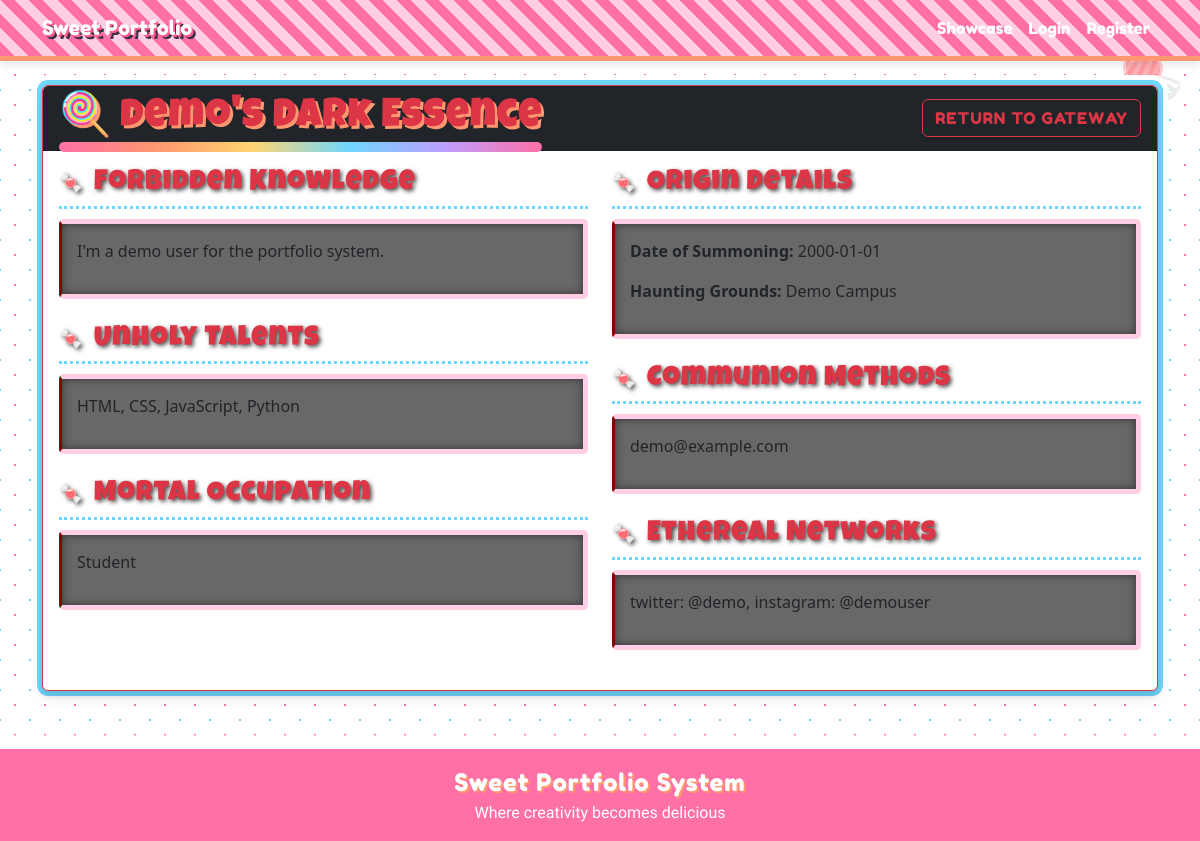
Page /user/2/profile on the committed database.
### app.py (models this page shows, shortened)
class User(db.Model): # Represents a user in the system
    id = db.Column(db.Integer, primary_key=True)
    username = db.Column(db.String(80), unique=True, nullable=False)
    email = db.Column(db.String(120), unique=True, nullable=False)
    password_hash = db.Column(db.String(128))
    projects = db.relationship('Project', backref='author', lazy=True)
    about_me = db.Column(db.Text, nullable=True)
    tech_stack = db.Column(db.Text, nullable=True)
    birthdate = db.Column(db.String(20), nullable=True)
    location = db.Column(db.String(100), nullable=True)
    occupation = db.Column(db.String(100), nullable=True)
    social_media = db.Column(db.Text, nullable=True)
    contact_info = db.Column(db.Text, nullable=True)
    full_name = db.Column(db.String(100), nullable=True)
    age = db.Column(db.String(20), nullable=True)
    gender = db.Column(db.String(50), nullable=True)
    address = db.Column(db.Text, nullable=True)
    student_id = db.Column(db.String(50), nullable=True)
    section = db.Column(db.String(50), nullable=True)

### app.py (the view)
@app.route('/user/<int:user_id>/profile') # View another user's profile route
def user_profile(user_id):
    user = User.query.get_or_404(user_id)
    return render_template('user_profile.html', user=user)

### app.py (called while the page is built)
@app.context_processor
def inject_request():
    return {'request': request}

### templates/user_profile.html (shortened to what this page needs)
{% extends "base.html" %}
{% block content %}
<div class="card border-danger mb-4">
    <div class="card-header bg-dark text-danger d-flex justify-content-between align-items-center">
        <h1 class="mb-0">{{ user.username }}'s Dark Essence</h1>
        <a href="{{ url_for('dashboard') }}" class="btn btn-outline-danger">Return to Gateway</a>
    </div>
    <div class="card-body">
        <div class="row">
            <div class="col-md-6">
                <div class="profile-section mb-4">
                    <h3 class="text-danger">Forbidden Knowledge</h3>
                    <div class="dark-box">
                        {% if user.about_me %}
                            <p>{{ user.about_me }}</p>
                        {% else %}
                            <p class="text-muted">This soul keeps their secrets hidden...</p>
                        {% endif %}
                    </div>
                </div>
                <div class="profile-section mb-4">
                    <h3 class="text-danger">Unholy Talents</h3>
                    <div class="dark-box">
                        {% if user.tech_stack %}
                            <p>{{ user.tech_stack }}</p>
                        {% else %}
                            <p class="text-muted">Their arcane abilities remain hidden...</p>
                        {% endif %}
                    </div>
                </div>
                <div class="profile-section mb-4">
                    <h3 class="text-danger">Mortal Occupation</h3>
                    <div class="dark-box">
                        {% if user.occupation %}
                            <p>{{ user.occupation }}</p>
                        {% else %}
                            <p class="text-muted">Their earthly labor remains a mystery...</p>
                        {% endif %}
                    </div>
                </div>
            </div>
            <div class="col-md-6">
                <div class="profile-section mb-4">
                    <h3 class="text-danger">Origin Details</h3>
                    <div class="dark-box">
                        <p><strong>Date of Summoning:</strong>
                            {% if user.birthdate %}
                                {{ user.birthdate }}
                            {% else %}
                                <span class="text-muted">Unknown</span>
                            {% endif %}
                        </p>
                        <p><strong>Haunting Grounds:</strong>
                            {% if user.location %}
                                {{ user.location }}
                            {% else %}
                                <span class="text-muted">Wandering</span>
                            {% endif %}
                        </p>
                    </div>
                </div>
                <div class="profile-section mb-4">
                    <h3 class="text-danger">Communion Methods</h3>
                    <div class="dark-box">
                        {% if user.contact_info %}
                            <p>{{ user.contact_info }}</p>
                        {% else %}
                            <p class="text-muted">No means of contact revealed...</p>
                        {% endif %}
                    </div>
                </div>
                <div class="profile-section mb-4">
                    <h3 class="text-danger">Ethereal Networks</h3>
                    <div class="dark-box">
                        {% if user.social_media %}
                            <p>{{ user.social_media }}</p>
                        {% else %}
                            <p class="text-muted">Their spectral connections remain hidden...</p>
                        {% endif %}
                    </div>
                </div>
            </div>
        </div>
    </div>
</div>
{% endblock %}

### static/css/style.css (style rules this page uses)
:root { --candy-pink: #ff70a6; --bubblegum: #ff9770; --lemon-drop: #ffd670; --mint-green: #70d6ff; --grape: #bf9eff; --licorice: #3a3042; --marshmallow: #fff0f3; --chocolate: #6b4b3e; --candy-red: #ff5c8d; --cotton-candy: #ffcee4; }
body { background-color: var(--marshmallow); background-image: radial-gradient(var(--candy-pink) 1px, transparent 1px), radial-gradient(var(--mint-green) 1px, transparent 1px); background-size: 30px 30px; background-position: 0 0, 15px 15px; color: var(--licorice); font-family: 'Baloo 2', cursive; line-height: 1.6; min-height: 100vh; position: relative; margin: 0; padding: 0; transition: all 0.5s ease; }
h1, h2, h3, h4, h5, h6 { font-family: 'Luckiest Guy', cursive; color: var(--candy-pink); text-shadow: 3px 3px 0px var(--bubblegum); letter-spacing: 1px; position: relative; }
h1::after, h2::after { content: ""; position: absolute; bottom: -10px; left: 0; width: 100%; height: 10px; background: linear-gradient(90deg, var(--candy-pink), var(--bubblegum), var(--lemon-drop), var(--mint-green), var(--grape), var(--candy-pink)); border-radius: 10px; }
.card { background-color: white; border: none; border-radius: 20px; box-shadow: 0 10px 20px rgba(0, 0, 0, 0.05), 0 6px 6px rgba(0, 0, 0, 0.1), 0 0 0 5px var(--mint-green), 0 0 0 10px white; transition: all 0.3s ease; overflow: hidden; margin-bottom: 25px; }
.card-header { background-color: var(--grape); color: white; border-bottom: 5px dashed white; font-family: 'Fredoka One', cursive; }
.btn { border-radius: 50px; font-family: 'Fredoka One', cursive; text-transform: uppercase; letter-spacing: 1px; padding: 10px 20px; transition: all 0.3s ease; position: relative; overflow: hidden; box-shadow: 0 4px 0 0 rgba(0, 0, 0, 0.1); }
.btn::after { content: ""; position: absolute; top: 0; left: -100%; width: 100%; height: 100%; background: linear-gradient( 90deg, rgba(255, 255, 255, 0) 0%, rgba(255, 255, 255, 0.3) 50%, rgba(255, 255, 255, 0) 100% ); transition: all 0.5s ease; }
.dark-box { background-color: white; border-radius: 15px; border: 5px solid var(--cotton-candy); padding: 15px; box-shadow: inset 0 0 10px rgba(0, 0, 0, 0.05); }
h1::before, h2::before { content: "🍭"; margin-right: 10px; display: inline-block; animation: spin 10s linear infinite; }
h3::before { content: "🍬"; margin-right: 10px; display: inline-block; animation: bounce 2s ease infinite; }
.profile-section h3 { color: var(--candy-pink); text-shadow: 2px 2px 0px var(--bubblegum); margin-bottom: 15px; padding-bottom: 5px; border-bottom: 3px dotted var(--mint-green); }
.profile-section h3::before { content: "🍬"; margin-right: 10px; font-size: 1.2rem; }

### templates/base.html (style rules this page uses)
body { transition: all 0.5s ease; }

### templates/user_profile.html (style rules this page uses)
.dark-box { background-color: rgba(40, 40, 40, 0.7); border-left: 3px solid #8a0303; padding: 15px; border-radius: 5px; box-shadow: inset 0 0 10px rgba(0, 0, 0, 0.5); }
.profile-section h3 { margin-bottom: 10px; text-shadow: 2px 2px 4px rgba(0, 0, 0, 0.7); }

### rows in the picture
User: username "demo", about_me "I'm a demo user for the portfolio system.", tech_stack "HTML, CSS, JavaScript, Python", occupation "Student", birthdate "2000-01-01", location "Demo Campus", contact_info "demo@example.com", social_media "twitter: @demo, instagram: @demouser"
